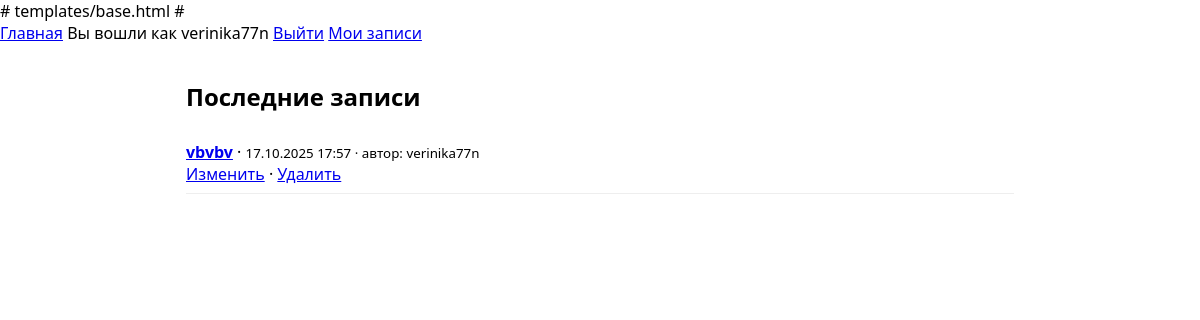
Before: /1/my/ (signed in) with the older database file.
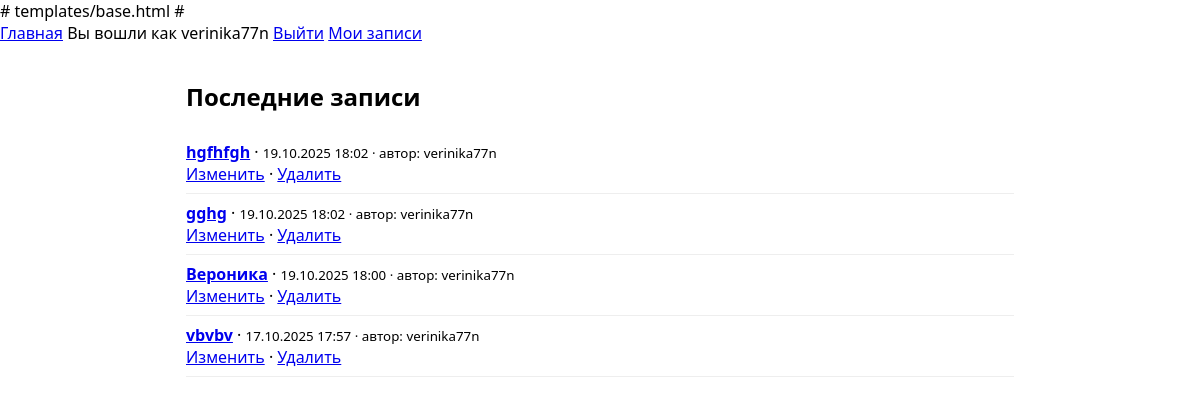
After: the same page with the newer database file.
### guestbook/models.py (models this page shows, shortened)
class Entry(models.Model):
    name = models.CharField('Имя', max_length=50)
    message = models.TextField('Сообщение', max_length=500)
    created_at = models.DateTimeField('Создано', auto_now_add=True)
    user = models.ForeignKey(settings.AUTH_USER_MODEL, on_delete=models.CASCADE,
                             related_name='entries', null=True, blank=True, verbose_name='Автор')
    image = models.ImageField('Изображение', upload_to='entries/', null=True, blank=True)
    class Meta:
        ordering = ['-created_at']
        verbose_name = 'Запись'
        verbose_name_plural = 'Записи'

### guestbook/views.py (the view)
# urls.py: path('<int:pk>/my/', guestbook_my, name='guestbook-my'),
@login_required
def guestbook_my(request, pk):
    entry = get_object_or_404(Entry, pk=pk)
    page_obj = Entry.objects.all()
    return render(request, 'guestbook/guestbook_my.html', {'entry': entry, 'page_obj': page_obj})

### templates/guestbook/guestbook_my.html (shortened to what this page needs)
{% extends 'base.html' %}
{% block content %}
  <h2>Последние записи</h2>
  <ul class="items">
    {% for e in page_obj %}
    {% if e.user.id == user.id %}
      <li>
        <b><a href="{% url 'guestbook-detail' e.id %}">{{ e.name }}</a></b>
        · <small>
  {{ e.created_at|date:'d.m.Y H:i' }}
  {% if e.user %} · автор: {{ e.user.username }}{% endif %}
          </small>
        <div class="actions">
          <a href="{% url 'guestbook-edit' e.id %}">Изменить</a> ·
          <a href="{% url 'guestbook-delete' e.id %}">Удалить</a>
        </div>
      </li>
      {% endif %}
    {% empty %}<li>Пока нет записей</li>{% endfor %}
  </ul>
  {% endblock %}

Changed rows visible on the page:
added Entry: name "hgfhfgh", created_at "19.10.2025 18:02", user.username "verinika77n"
added Entry: name "gghg", created_at "19.10.2025 18:02", user.username "verinika77n"
added Entry: name "Вероника", created_at "19.10.2025 18:00", user.username "verinika77n"
